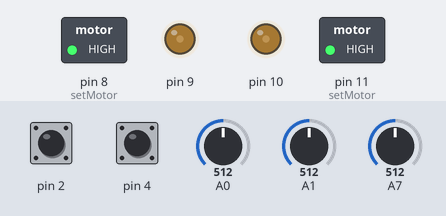
This sketch was run on a simulated Arduino Nano, built with avr-gcc and run on an emulated ATmega328P. Shown: switched loads named in the sketch (green lamp = pin HIGH), output pins drawn as LEDs (lit = HIGH). The test bench sets the inputs (shaded band); at power-on: A7 = 512, pin 2 HIGH, A0 = 512, A1 = 512, pin 4 HIGH. EEPROM starts erased.

Above: at 0.8 s.
0.9 s: A7 set to 716
At 1.7 s:
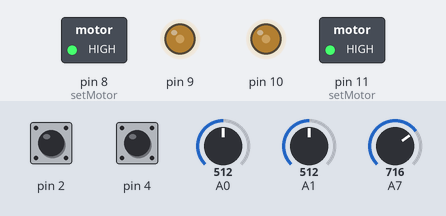
2.4 s: pin 2 pulled LOW for 0.15 s
At 2.9 s:
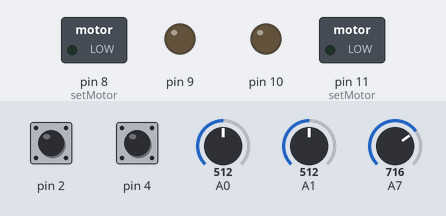
4.9 s: A0 set to 650
6.4 s: A0 set to 676
At 7.6 s:
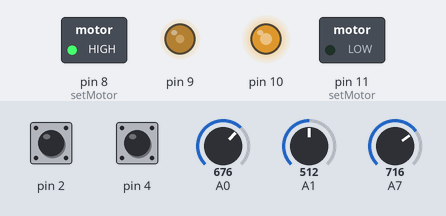
7.9 s: A1 set to 654
9.4 s: A1 set to 669
At 10.0 s:
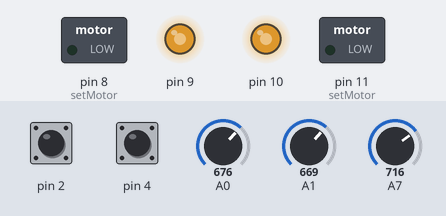
Timing chart, 0 to 11.9 s (numbered marks = the images above; inputs shaded):
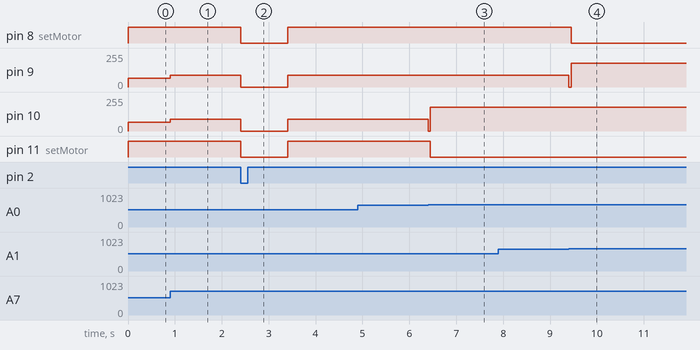

Measured:
- the behaviour switches between 661 and 662 on A0 (found by bisection; images 2 and 3)
- the behaviour switches between 661 and 662 on A1 (found by bisection; images 3 and 4)
- after the input at 0.9 s, pin 9, pin 10: 64/255 → 89/255 at once
- after the input at 2.4 s, pin 8 (setMotor), pin 11 (setMotor): HIGH → LOW at once, → HIGH 1.0 s later; pin 9, pin 10: 89/255 → 0/255 at once, → 89/255 1.0 s later
- after the input at 4.9 s, every drawn part: stays the same
- after the input at 6.4 s, pin 10: 89/255 → 178/255 at once; pin 11 (setMotor): HIGH → LOW after 0.05 s
- after the input at 7.9 s, every drawn part: stays the same
- after the input at 9.4 s, pin 8 (setMotor): HIGH → LOW after 0.05 s; pin 9: 89/255 → 178/255 at once

The sketch:

LineFollower.ino
```cpp
#ifndef F_CPU
#define F_CPU 16000000UL // 16 MHz für Arduino Nano
#endif

#include <avr/io.h>
#include <util/delay.h>
#include <avr/eeprom.h>
#include <stdlib.h>

// --- Globale Variablen für Motorschutz ---
int16_t last_speed_m1 = 0;
int16_t last_speed_m2 = 0;

// --- Initialisierungs-Funktionen ---
void initADC() {
    ADMUX = (1 << REFS0); // Referenzspannung AVCC
    ADCSRA = (1 << ADEN) | (1 << ADPS2) | (1 << ADPS1) | (1 << ADPS0); // ADC an, Prescaler 128
}

uint16_t readADC(uint8_t pin) {
    ADMUX = (ADMUX & 0xF0) | (pin & 0x0F);
    ADCSRA |= (1 << ADSC); // Wandlung starten
    while (ADCSRA & (1 << ADSC)); // Warten bis fertig
    return ADC;
}

void initPWM() {
    // PB1 (M1_EN) und PB2 (M2_EN) als Ausgänge
    DDRB |= (1 << PB1) | (1 << PB2);
    // Timer1 im Fast PWM Modus 14 (TOP = ICR1)
    TCCR1A |= (1 << COM1A1) | (1 << COM1B1) | (1 << WGM11);
    TCCR1B |= (1 << WGM13) | (1 << WGM12) | (1 << CS11); // Prescaler 8
    ICR1 = 1023; // Passend zur 10-Bit ADC Auflösung
}

// --- Modulare Motorsteuerung mit Batterieschutz ---
void setMotor(uint8_t motor, int16_t speed) {
    // Geschwindigkeit auf -1023 bis +1023 begrenzen
    if (speed > 1023) speed = 1023;
    if (speed < -1023) speed = -1023;

    if (motor == 1) { // Linker Motor
        // Schutz: Kurze Pause bei hartem Richtungswechsel [cite: 168, 169]
        if ((last_speed_m1 > 0 && speed < 0) || (last_speed_m1 < 0 && speed > 0)) {
            OCR1A = 0; _delay_ms(50);
        }
        if (speed >= 0) {
            PORTB &= ~(1 << PB0); // Vorwärts
            OCR1A = speed;
        } else {
            PORTB |= (1 << PB0); // Rückwärts
            OCR1A = -speed;
        }
        last_speed_m1 = speed;
    } else { // Rechter Motor
        if ((last_speed_m2 > 0 && speed < 0) || (last_speed_m2 < 0 && speed > 0)) {
            OCR1B = 0; _delay_ms(50);
        }
        if (speed >= 0) {
            PORTB &= ~(1 << PB3); // Vorwärts
            OCR1B = speed;
        } else {
            PORTB |= (1 << PB3); // Rückwärts
            OCR1B = -speed;
        }
        last_speed_m2 = speed;
    }
}

// --- Hauptprogramm ---
int main() {
    // Richtungs-Pins (PB0, PB3) als Ausgänge setzen
    DDRB |= (1 << PB0) | (1 << PB3);

    // Taster SW2 (PD2) und Jumper (PD4) als Eingänge mit Pull-Up
    DDRD &= ~((1 << PD2) | (1 << PD4));
    PORTD |= (1 << PD2) | (1 << PD4);

    initADC();
    initPWM();

    // 1. Schwellenwert aus EEPROM laden
    uint16_t threshold = eeprom_read_word((uint16_t*)0x00);

    // 2. Start-Modus überprüfen (PD4 auf GND?)
    uint8_t mode_p_regler = !(PIND & (1 << PD4)); // 1 wenn Jumper gesteckt (LOW)

    while (1) {
        // Sensoren und Poti auslesen
        uint16_t ir_links = readADC(0);
        uint16_t ir_rechts = readADC(1);
        uint16_t base_speed = readADC(7); // Geschwindigkeit per POT1

        // --- Kalibrierungs-Logik (SW2 gedrückt) ---
        if (!(PIND & (1 << PD2))) {
            threshold = (ir_links + ir_rechts) / 2; // Durchschnitt auf Weiß messen
            threshold += 150; // Puffer aufschlagen, um Schwarz sicher zu erkennen
            eeprom_write_word((uint16_t*)0x00, threshold); // In EEPROM speichern

            // Visuelles Feedback: Motoren stoppen kurz
            setMotor(1, 0); setMotor(2, 0);
            _delay_ms(1000);
        }

        // --- Fallback: Beide Sensoren sehen Weiß (Linie komplett verloren) ---
        if (ir_links < threshold && ir_rechts < threshold) {
            setMotor(1, -(base_speed / 2)); // Langsam rückwärts fahren
            setMotor(2, -(base_speed / 2));
            continue; // Nächster Schleifendurchlauf
        }

        // --- Modus 2: P-Regelung --- [cite: 161, 162, 163]
        if (mode_p_regler) {
            float kP = 0.6; // Tuning-Faktor (muss ggf. in der Praxis angepasst werden)
            int16_t error = ir_links - ir_rechts; // Abweichung berechnen
            int16_t correction = (int16_t)(error * kP); // Proportionale Korrektur

            // Geschwindigkeit proportional anpassen
            setMotor(1, base_speed - correction);
            setMotor(2, base_speed + correction);
        }
        // --- Modus 1: Bang-Bang-Steuerung --- [cite: 150-154]
        else {
            if (ir_links >= threshold && ir_rechts >= threshold) {
                // Beide auf Schwarz -> Geradeaus
                setMotor(1, base_speed);
                setMotor(2, base_speed);
            } else if (ir_links >= threshold && ir_rechts < threshold) {
                // Nur links auf Schwarz -> Korrektur nach links
                setMotor(1, -(base_speed / 2));
                setMotor(2, base_speed);
            } else if (ir_links < threshold && ir_rechts >= threshold) {
                // Nur rechts auf Schwarz -> Korrektur nach rechts
                setMotor(1, base_speed);
                setMotor(2, -(base_speed / 2));
            }
        }
    }
    return 0;
}
```
